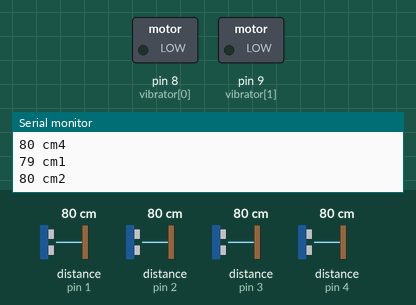
Recording of a sketch running on a simulated Arduino Uno, built with avr-gcc and run on an emulated ATmega328P. Shown: switched loads named in the sketch (green lamp = pin HIGH), the last lines printed to the serial monitor. Wiring (inferred from the names in the program): 4 × ultrasonic range finder: trigger pin 1, echo pin 1 / trigger pin 2, echo pin 2 / trigger pin 3, echo pin 3 / trigger pin 4, echo pin 4. Dashed ring = blinking. The inputs (shaded band) are chosen by the test bench; at power-on: distance to the obstacle (sensors on pin 4, pin 1, pin 2, pin 3) 80 cm. The echo pulse lasts 58.3 µs per cm.

Above: at 1.2 s.
1.3 s: distance to the obstacle (sensor on pin 4) set to 74 cm
4.3 s: distance to the obstacle (sensor on pin 4) set to 68 cm
At 4.51 s:
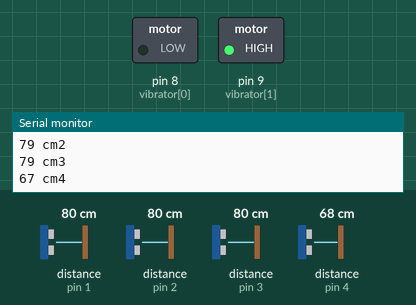
7.3 s: distance to the obstacle (sensor on pin 1) set to 66 cm
At 7.66 s:
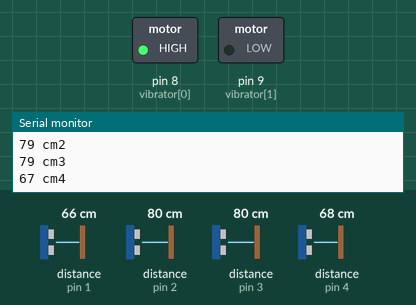
10.3 s: distance to the obstacle (sensor on pin 1) set to 120 cm
At 10.54 s:
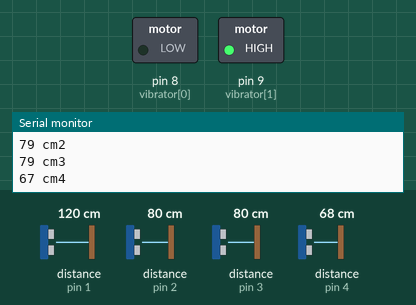
13.3 s: distance to the obstacle (sensor on pin 2) set to 35 cm
16.3 s: distance to the obstacle (sensor on pin 2) set to 28 cm
At 16.56 s:
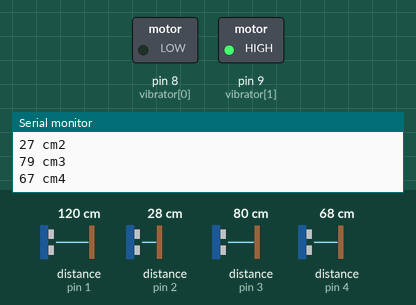
Timing chart, 0 to 20.3 s (numbered marks = the images above; inputs shaded):
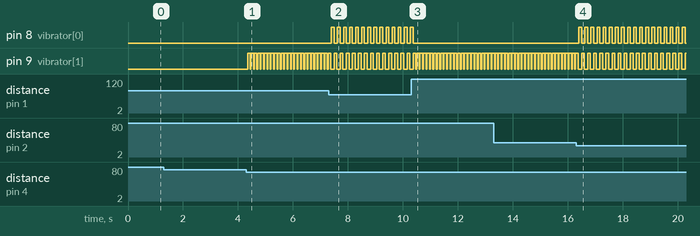

The sketch:

ranger02.ino
```cpp
unsigned long echo = 0; //pulse input for ultrasonic sensors
unsigned long pingValue[] = {//distance in cm
  0,0,0,0};
int ultraSoundSignal[] = {//pin locations for ultrasonic sensors (two)
  1,2,3,4};
int vibrator[] = {//pin locations for vibration motors (two)
  8,9};
void setup() //turns on all input and output
{
  Serial.begin(9600);
  for(int i=0; i<3; i++)
  {
    pinMode(ultraSoundSignal[i],OUTPUT);
  }
  for(int i=0; i<2; i++)
  {
    pinMode(vibrator[i],OUTPUT);
  }
}

void ping(){
  for(int i=0; i<4; i++)
  {
    pinMode(ultraSoundSignal[i], OUTPUT); // Switch signalpin to output
    digitalWrite(ultraSoundSignal[i], LOW); // Send low pulse
    delayMicroseconds(2); // Wait for 2 microseconds
    digitalWrite(ultraSoundSignal[i], HIGH); // Send high pulse
    delayMicroseconds(5); // Wait for 5 microseconds
    digitalWrite(ultraSoundSignal[i], LOW); // Holdoff
    pinMode(ultraSoundSignal[i], INPUT); // Switch signalpin to input
    digitalWrite(ultraSoundSignal[i], HIGH); // Turn on pullup resistor
    echo = pulseIn(ultraSoundSignal[i], HIGH, 38000);
    pingValue[i] = (echo / 58.138) ; //convert to CM, add *.39 for inches
  }
}

void loop()
{
  ping();//calibrates the ultrasonic sensors
  //prints length information to serial monitor
  for(int i=0; i<4; i++)
  {
    Serial.print(pingValue[i]);
    Serial.print(" cm");
    Serial.print(i+1);
    Serial.println();
  }

  vibrate();
}

void vibrate()
{
  if(pingValue[0]+pingValue[1]<150){
    if(pingValue[0]+pingValue[1]<75){
      digitalWrite(vibrator[0], HIGH);
      delay(250);
      digitalWrite(vibrator[0], LOW);
    }
    else{
    digitalWrite(vibrator[0], HIGH);
    delay(100);
    digitalWrite(vibrator[0], LOW);
    }
  }

 if(pingValue[2]+pingValue[3]<150){
    if(pingValue[2]+pingValue[3]<75){
      digitalWrite(vibrator[1], HIGH);
      delay(250);
      digitalWrite(vibrator[1], LOW);
    }
    else{
    digitalWrite(vibrator[1], HIGH);
    delay(100);
    digitalWrite(vibrator[1], LOW);
    }
  }


}
```

Measured:
- the behaviour switches between 72 and 71 cm on distance to the obstacle (sensor on pin 4) (found by bisection; images 0 and 1)
- the behaviour switches between 72 and 71 cm on distance to the obstacle (sensor on pin 1) (found by bisection; images 1 and 2)
- the behaviour switches between 31 and 30 cm on distance to the obstacle (sensor on pin 2) (found by bisection; images 3 and 4)
- after the input at 4.3 s, pin 9 (vibrator[1]): alternates HIGH for 0.10 s and LOW for 0.02 s, starting after 0.05 s
- after the input at 7.3 s, pin 8 (vibrator[0]): alternates HIGH for 0.10 s and LOW for 0.12 s, starting after 0.10 s; pin 9 (vibrator[1]): alternates HIGH for 0.10 s and LOW for 0.12 s, starting after 0.20 s
- after the input at 10.3 s, pin 8 (vibrator[0]): goes on until 10.4 s, then stays LOW; pin 9 (vibrator[1]): alternates HIGH for 0.10 s and LOW for 0.02 s, starting after 0.20 s
- after the input at 16.3 s, pin 8 (vibrator[0]): alternates HIGH for 0.10 s and LOW for 0.12 s, starting after 0.10 s; pin 9 (vibrator[1]): alternates HIGH for 0.10 s and LOW for 0.12 s, starting after 0.20 s
